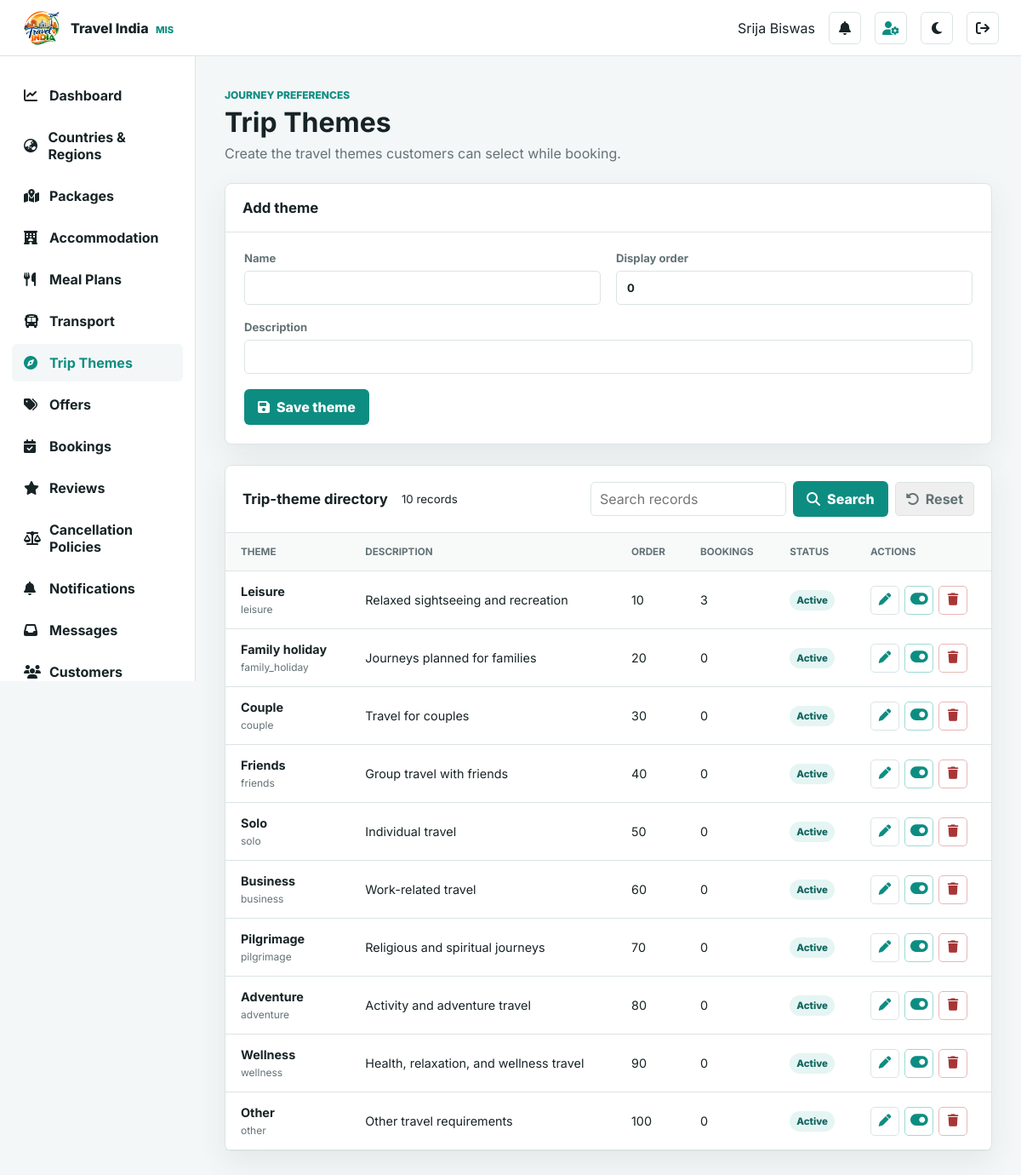
Page /admin/trip-themes.php (signed in) on the committed database.
### tables this page shows
CREATE TABLE `trip_themes` (
  `id` int NOT NULL AUTO_INCREMENT,
  `name` varchar(100) NOT NULL,
  `slug` varchar(110) NOT NULL,
  `description` varchar(500) DEFAULT NULL,
  `status` varchar(30) NOT NULL DEFAULT 'active',
  `display_order` int NOT NULL DEFAULT '0',
  `created_at` timestamp NOT NULL DEFAULT CURRENT_TIMESTAMP,
  `updated_at` timestamp NOT NULL DEFAULT CURRENT_TIMESTAMP ON UPDATE CURRENT_TIMESTAMP,
  PRIMARY KEY (`id`),
  UNIQUE KEY `name` (`name`),
  UNIQUE KEY `slug` (`slug`),
  KEY `status` (`status`),
  KEY `display_order` (`display_order`)
);

### security.php (called while the page is built, shortened)
<?php
function e(mixed $value): string { return htmlspecialchars((string)$value, ENT_QUOTES, 'UTF-8'); }

### admin/_bootstrap.php (called while the page is built, shortened)
<?php
require_once __DIR__ . '/../db.php'; require_once __DIR__ . '/../security.php';
function admin_paginate(mysqli $db,string $countSql,int $perPage=10,string $parameter='page'): array {
    $total=(int)($db->query($countSql)->fetch_assoc()['total']??0);
    $pages=max(1,(int)ceil($total/$perPage));
    $page=min(max(1,(int)($_GET[$parameter]??1)),$pages);
    return ['total'=>$total,'pages'=>$pages,'page'=>$page,'limit'=>$perPage,'offset'=>($page-1)*$perPage,'parameter'=>$parameter];
}

### admin/trip-themes.php (the view, shortened to what this page needs)
<?php
require_once '_bootstrap.php';
$db=admin_db();
$edit=null;
$pagination=admin_paginate($db,'SELECT COUNT(*) total FROM trip_themes');
$items=$db->query("SELECT t.*,(SELECT COUNT(*) FROM bookings b WHERE b.trip_theme=t.slug) booking_count FROM trip_themes t ORDER BY t.display_order,t.name LIMIT {$pagination['limit']} OFFSET {$pagination['offset']}");
include '_header.php';
?>
<div class="page-head"><div><span>Journey preferences</span><h1>Trip Themes</h1><p>Create the travel themes customers can select while booking.</p></div></div>
<section class="panel form-panel"><div class="panel-head"><h2><?php echo $edit?'Edit theme':'Add theme';?></h2><?php if($edit):?><a href="trip-themes.php">Cancel</a><?php endif;?></div><form class="admin-form" method="post"><?php echo csrf_input();?><input type="hidden" name="action" value="<?php echo $edit?'update':'create';?>"><input type="hidden" name="id" value="<?php echo (int)($edit['id']??0);?>"><label>Name<input name="name" maxlength="100" value="<?php echo e($edit['name']??'');?>" required></label><label>Display order<input type="number" name="display_order" min="0" max="9999" value="<?php echo (int)($edit['display_order']??0);?>" required></label><label class="wide">Description<input name="description" maxlength="500" value="<?php echo e($edit['description']??'');?>"></label><div class="form-actions"><button><i class="fa-solid fa-floppy-disk"></i> Save theme</button></div></form></section>
<section class="panel"><div class="panel-head"><h2>Trip-theme directory</h2><small><?php echo (int)$pagination['total'];?> records</small></div><div class="table-wrap"><table><thead><tr><th>Theme</th><th>Description</th><th>Order</th><th>Bookings</th><th>Status</th><th>Actions</th></tr></thead><tbody><?php while($theme=$items->fetch_assoc()):?><tr><td><strong><?php echo e($theme['name']);?></strong><small><?php echo e($theme['slug']);?></small></td><td><?php echo e($theme['description']);?></td><td><?php echo (int)$theme['display_order'];?></td><td><?php echo (int)$theme['booking_count'];?></td><td><span class="pill"><?php echo e($theme['status']);?></span></td><td><div class="action-row"><a class="icon-btn" href="?edit=<?php echo (int)$theme['id'];?>" title="Edit theme"><i class="fa-solid fa-pen"></i></a><form method="post"><?php echo csrf_input();?><input type="hidden" name="id" value="<?php echo (int)$theme['id'];?>"><input type="hidden" name="action" value="<?php echo $theme['status']==='active'?'disable':'enable';?>"><button class="icon-btn status-toggle <?php echo $theme['status']==='active'?'is-on':'is-off';?>" title="<?php echo $theme['status']==='active'?'Disable':'Enable';?> theme"><i class="fa-solid fa-toggle-<?php echo $theme['status']==='active'?'on':'off';?>"></i></button></form><form method="post" onsubmit="return confirm('Delete this unused trip theme?')"><?php echo csrf_input();?><input type="hidden" name="id" value="<?php echo (int)$theme['id'];?>"><input type="hidden" name="action" value="delete"><button class="icon-btn danger-icon" title="Delete theme"><i class="fa-solid fa-trash"></i></button></form></div></td></tr><?php endwhile;?></tbody></table></div><?php admin_pagination($pagination);?></section>
<?php include '_footer.php';?>

### css/admin.css (style rules this page uses)
:root { --ink:#172326;--muted:#637276;--page:#f4f7f7;--surface:#fff;--line:#dce4e5;--brand:#0d8d82;--brand-dark:#087167;--accent:#f59b35;--danger:#a93636;--shadow:0 12px 35px rgba(20,45,49,.08) }
* { box-sizing:border-box }
body { margin:0;background:var(--page);color:var(--ink);font-family:Inter,"Segoe UI",sans-serif }
a { color:inherit;text-decoration:none }
button,input,select,textarea { font:inherit }
.page-head { display:flex;align-items:flex-end;justify-content:space-between;gap:20px;margin-bottom:25px }
.page-head>div>span { color:var(--brand);font-size:.75rem;font-weight:800;text-transform:uppercase }
.page-head h1 { margin:4px 0 0;font-size:2rem }
.primary-btn,.admin-form button,.message-card button,.auth-panel button { display:inline-flex;align-items:center;justify-content:center;gap:8px;min-height:42px;padding:0 16px;border:0;border-radius:6px;background:var(--brand);color:#fff;font-weight:800;cursor:pointer }
.panel,.message-card { margin-bottom:24px;border:1px solid var(--line);border-radius:8px;background:var(--surface);box-shadow:var(--shadow) }
.panel-head { display:flex;align-items:center;justify-content:space-between;padding:18px 20px;border-bottom:1px solid var(--line) }
.panel-head h2 { margin:0;font-size:1.05rem }
.table-wrap { overflow:auto }
table { width:100%;border-collapse:collapse }
th,td { padding:15px 18px;border-bottom:1px solid var(--line);text-align:left;vertical-align:middle;white-space:nowrap }
th { background:#f8fafa;color:var(--muted);font-size:.73rem;text-transform:uppercase }
td { font-size:.9rem }
td small { display:block;margin-top:5px;color:var(--muted) }
.pill { display:inline-block;padding:5px 8px;border-radius:999px;background:#e5f5f3;color:#12665f;font-size:.72rem;font-weight:800;text-transform:capitalize }
.icon-btn { width:34px;height:34px;display:grid;place-items:center;border:1px solid var(--line);border-radius:5px;color:var(--brand) }
.admin-form { display:grid;grid-template-columns:repeat(2,minmax(0,1fr));gap:18px;padding:22px }
.admin-form label,.auth-panel label { display:grid;gap:7px;color:var(--muted);font-size:.82rem;font-weight:700 }
.admin-form input,.admin-form select,.admin-form textarea,.auth-panel input,.inline-workflow input,.inline-workflow select,.message-card textarea,.message-card select { width:100%;padding:11px 12px;border:1px solid var(--line);border-radius:5px;background:#fff;color:var(--ink) }
.admin-form .wide { grid-column:1/-1 }
.form-actions { grid-column:1/-1 }
.action-row { display:flex;align-items:center;gap:7px }
.action-row form { margin:0 }
.action-row button.icon-btn { cursor:pointer;background:var(--surface) }
.danger-icon { color:var(--danger)!important;border-color:#e8b8b8!important }
.page-head p { max-width:680px;margin:7px 0 0;color:var(--muted) }
.action-row { display:flex;align-items:center;gap:6px }
.status-toggle { font-size:1.15rem }
.status-toggle.is-on { color:var(--brand)!important;border-color:#9ddbd4!important }
.icon-btn { transition:color .18s,border-color .18s,background .18s,transform .18s }
:root { --admin-field-bg:var(--surface);--admin-sidebar-bg:var(--surface);--admin-sidebar-ink:var(--ink);--admin-sidebar-hover:var(--page);--admin-sidebar-active:var(--brand);--admin-soft-bg:#e5f5f3;--admin-soft-ink:#12665f;--admin-soft-border:#9ddbd4;--admin-danger-bg:#faeaea;--admin-danger-border:#e8b8b8 }
.admin-form input,.admin-form select,.admin-form textarea,.auth-panel input,.inline-workflow input,.inline-workflow select,.message-card textarea,.message-card select { background:var(--admin-field-bg) }
.pill,.admin-flash,.auth-password .password-toggle:hover,.country-item>i,.country-item>img { background:var(--admin-soft-bg);color:var(--admin-soft-ink) }
.status-toggle.is-on { border-color:var(--admin-soft-border)!important }
.danger-icon { border-color:var(--admin-danger-border)!important }
html { min-width:320px;background:var(--page) }
body { min-width:320px;overflow-x:hidden }
.admin-content>.panel,.admin-content>.report-grid,.admin-content>.message-grid,.admin-content>.booking-detail-grid { max-width:100% }
.table-wrap { width:100%;max-width:100%;overflow-x:auto;-webkit-overflow-scrolling:touch }
.table-wrap table { min-width:760px }
.admin-form>* { min-width:0 }
.admin-form input,.admin-form select,.admin-form textarea { max-width:100% }
.panel-head:has(.directory-tools) { gap:16px;flex-wrap:wrap }

### rows in the picture
trip_themes: name "Leisure", slug "leisure", description "Relaxed sightseeing and recreation", display_order "10", booking_count "3", status "Active"
trip_themes: name "Family holiday", slug "family_holiday", description "Journeys planned for families", display_order "20", booking_count "0", status "Active"
trip_themes: name "Couple", slug "couple", description "Travel for couples", display_order "30", booking_count "0", status "Active"
trip_themes: name "Friends", slug "friends", description "Group travel with friends", display_order "40", booking_count "0", status "Active"
trip_themes: name "Solo", slug "solo", description "Individual travel", display_order "50", booking_count "0", status "Active"
trip_themes: name "Business", slug "business", description "Work-related travel", display_order "60", booking_count "0", status "Active"
trip_themes: name "Pilgrimage", slug "pilgrimage", description "Religious and spiritual journeys", display_order "70", booking_count "0", status "Active"
trip_themes: name "Adventure", slug "adventure", description "Activity and adventure travel", display_order "80", booking_count "0", status "Active"
trip_themes: name "Wellness", slug "wellness", description "Health, relaxation, and wellness travel", display_order "90", booking_count "0", status "Active"
trip_themes: name "Other", slug "other", description "Other travel requirements", display_order "100", booking_count "0", status "Active"

### other values in the picture
$_SESSION['admin_name'] "Srija Biswas"
$item[1] "Dashboard"
$item[1] "Countries & Regions"
$item[1] "Packages"
$item[1] "Accommodation"
$item[1] "Meal Plans"
$item[1] "Transport"
$item[1] "Trip Themes"
$item[1] "Offers"
$item[1] "Bookings"
$item[1] "Reviews"
$item[1] "Cancellation Policies"
$item[1] "Notifications"
$item[1] "Messages"
$item[1] "Customers"
